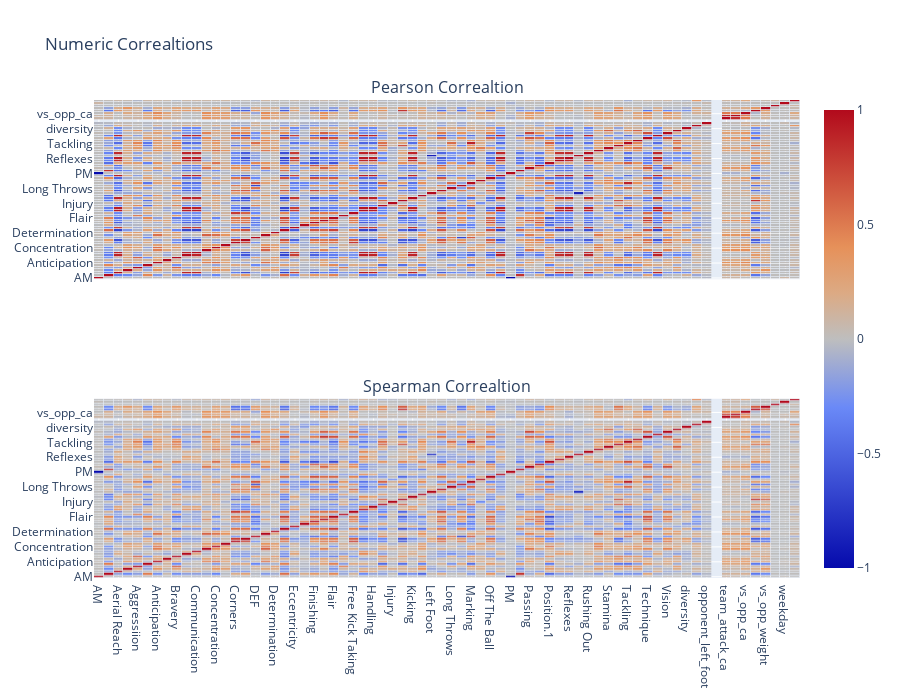

Notebook code cell kept with this figure:
### Code cell
# correlation for all players
plotNumericCorrelations(X_train, y_train)

### Figure 1 — Plotly figure (JSON) as saved in the notebook; plotly's stock layout.template omitted (floating-point values rounded to 4 significant figures; data arrays with more than 128 entries replaced by an {"elided": "..."} marker saying what was removed)
{"data": [{"colorscale": [[1, "rgb(165,0,38)"], [0.8889, "rgb(215,48,39)"], [0.7778, "rgb(244,109,67)"], [0.6667, "rgb(253,174,97)"], [0.5556, "rgb(254,224,144)"], [0.4444, "rgb(224,243,248)"], [0.3333, "rgb(171,217,233)"], [0.2222, "rgb(116,173,209)"], [0.1111, "rgb(69,117,180)"], [0, "rgb(49,54,149)"]], "name": "pearson", "showscale": false, "type": "heatmap", "x": ["AM", "Acceleration", "Aerial Reach", "Age", "Aggressiion", "Agility", "Anticipation", "Balance", "Bravery", "Command Of Area", "Communication", "Composure", "Concentration", "Contest performance", "Corners", "Crossing", "DEF", "Decision", "Determination", "Dribbling", "Eccentricity", "FWD", "Finishing", "First Touch", "Flair", "Foul", "Free Kick Taking", "GK", "Handling", "Heading", "Injury", "Jumping Reach", "Kicking", "Leadership", "Left Foot", "Long Shots", "Long Throws", "MID", "Marking", "Natural Fitness", "Off The Ball", "One On Ones", "PM", "Pace", "Passing", "Penalty Taking", "Position.1", "Punching", "Reflexes", "Right Foot", "Rushing Out", "Stability", "Stamina", "Strength", "Tackling", "Teamwork", "Technique", "Throwing", "Vision", "Work Rate", "diversity", "minutes", "opponent_left_foot", "opponent_right_foot", "team_attack_ca", "team_defence_ca", "vs_opp_ca", "vs_opp_height", "vs_opp_weight", "was_home", "weekday", "total_points"], "xaxis": "x", "xgap": 0.7, "y": ["AM", "Acceleration", "Aerial Reach", "Age", "Aggressiion", "Agility", "Anticipation", "Balance", "Bravery", "Command Of Area", "Communication", "Composure", "Concentration", "Contest performance", "Corners", "Crossing", "DEF", "Decision", "Determination", "Dribbling", "Eccentricity", "FWD", "Finishing", "First Touch", "Flair", "Foul", "Free Kick Taking", "GK", "Handling", "Heading", "Injury", "Jumping Reach", "Kicking", "Leadership", "Left Foot", "Long Shots", "Long Throws", "MID", "Marking", "Natural Fitness", "Off The Ball", "One On Ones", "PM", "Pace", "Passing", "Penalty Taking", "Position.1", "Punching", "Reflexes", "Right Foot", "Rushing Out", "Stability", "Stamina", "Strength", "Tackling", "Teamwork", "Technique", "Throwing", "Vision", "Work Rate", "diversity", "minutes", "opponent_left_foot", "opponent_right_foot", "team_attack_ca", "team_defence_ca", "vs_opp_ca", "vs_opp_height", "vs_opp_weight", "was_home", "weekday", "total_points"], "yaxis": "y", "ygap": 0.7, "z": {"elided": "72x72 float values"}}, {"colorscale": [[1, "rgb(165,0,38)"], [0.8889, "rgb(215,48,39)"], [0.7778, "rgb(244,109,67)"], [0.6667, "rgb(253,174,97)"], [0.5556, "rgb(254,224,144)"], [0.4444, "rgb(224,243,248)"], [0.3333, "rgb(171,217,233)"], [0.2222, "rgb(116,173,209)"], [0.1111, "rgb(69,117,180)"], [0, "rgb(49,54,149)"]], "type": "heatmap", "x": ["AM", "Acceleration", "Aerial Reach", "Age", "Aggressiion", "Agility", "Anticipation", "Balance", "Bravery", "Command Of Area", "Communication", "Composure", "Concentration", "Contest performance", "Corners", "Crossing", "DEF", "Decision", "Determination", "Dribbling", "Eccentricity", "FWD", "Finishing", "First Touch", "Flair", "Foul", "Free Kick Taking", "GK", "Handling", "Heading", "Injury", "Jumping Reach", "Kicking", "Leadership", "Left Foot", "Long Shots", "Long Throws", "MID", "Marking", "Natural Fitness", "Off The Ball", "One On Ones", "PM", "Pace", "Passing", "Penalty Taking", "Position.1", "Punching", "Reflexes", "Right Foot", "Rushing Out", "Stability", "Stamina", "Strength", "Tackling", "Teamwork", "Technique", "Throwing", "Vision", "Work Rate", "diversity", "minutes", "opponent_left_foot", "opponent_right_foot", "team_attack_ca", "team_defence_ca", "vs_opp_ca", "vs_opp_height", "vs_opp_weight", "was_home", "weekday", "total_points"], "xaxis": "x2", "xgap": 0.7, "y": ["AM", "Acceleration", "Aerial Reach", "Age", "Aggressiion", "Agility", "Anticipation", "Balance", "Bravery", "Command Of Area", "Communication", "Composure", "Concentration", "Contest performance", "Corners", "Crossing", "DEF", "Decision", "Determination", "Dribbling", "Eccentricity", "FWD", "Finishing", "First Touch", "Flair", "Foul", "Free Kick Taking", "GK", "Handling", "Heading", "Injury", "Jumping Reach", "Kicking", "Leadership", "Left Foot", "Long Shots", "Long Throws", "MID", "Marking", "Natural Fitness", "Off The Ball", "One On Ones", "PM", "Pace", "Passing", "Penalty Taking", "Position.1", "Punching", "Reflexes", "Right Foot", "Rushing Out", "Stability", "Stamina", "Strength", "Tackling", "Teamwork", "Technique", "Throwing", "Vision", "Work Rate", "diversity", "minutes", "opponent_left_foot", "opponent_right_foot", "team_attack_ca", "team_defence_ca", "vs_opp_ca", "vs_opp_height", "vs_opp_weight", "was_home", "weekday", "total_points"], "yaxis": "y2", "ygap": 0.7, "z": {"elided": "72x72 float values"}}], "layout": {"annotations": [{"font": {"size": 16}, "showarrow": false, "text": "Pearson Correaltion", "x": 0.5, "xanchor": "center", "xref": "paper", "y": 1, "yanchor": "bottom", "yref": "paper"}, {"font": {"size": 16}, "showarrow": false, "text": "Spearman Correaltion", "x": 0.5, "xanchor": "center", "xref": "paper", "y": 0.375, "yanchor": "bottom", "yref": "paper"}], "height": 700, "hoverlabel": {"bgcolor": "white", "font": {"family": "Rockwell", "size": 16}}, "title": {"text": "Numeric Correaltions"}, "width": 900, "xaxis": {"anchor": "y", "domain": [0, 1], "matches": "x2", "showticklabels": false}, "xaxis2": {"anchor": "y2", "domain": [0, 1]}, "yaxis": {"anchor": "x", "domain": [0.625, 1]}, "yaxis2": {"anchor": "x2", "domain": [0, 0.375]}}}
